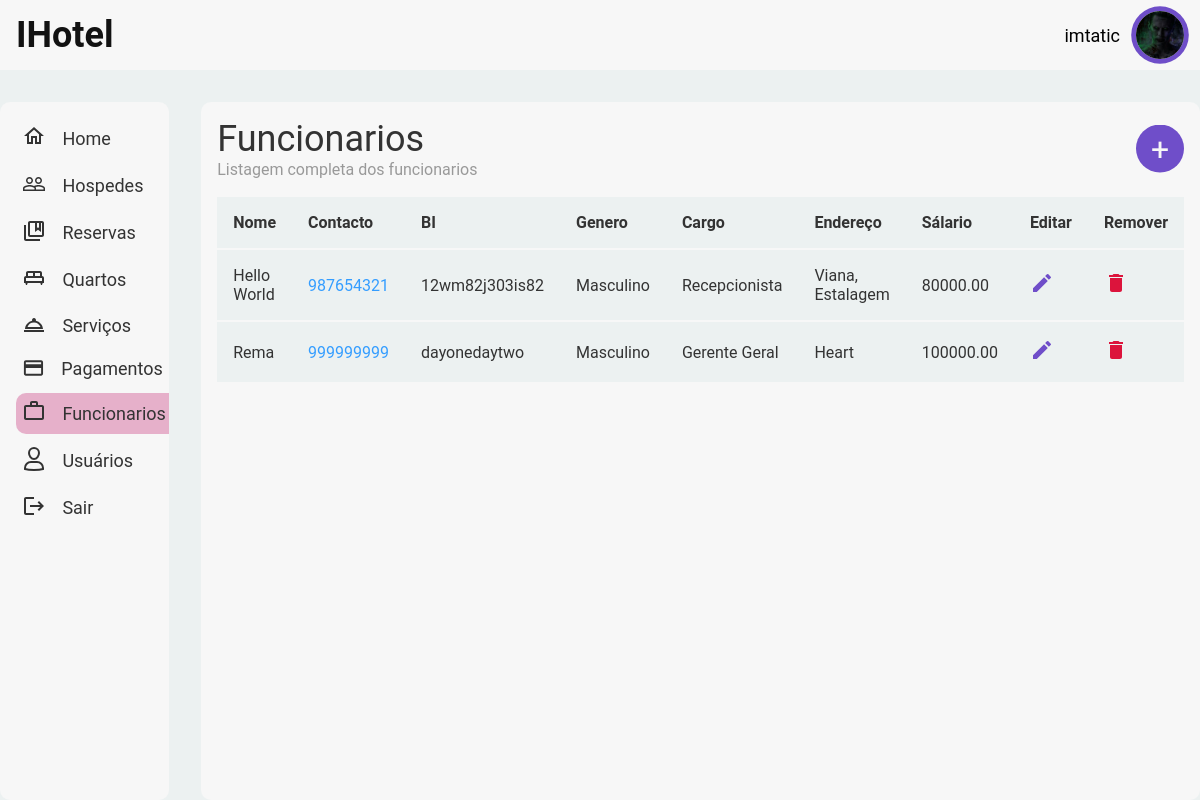
The app's page /index.php?p=funcionarios (signed in) with its own data.
### tables this page shows
CREATE TABLE `funcionarios` (
  `id` int(11) NOT NULL AUTO_INCREMENT,
  `nome` varchar(100) NOT NULL,
  `bi` varchar(14) DEFAULT NULL,
  `genero` enum('Masculino','Femenino') NOT NULL,
  `contacto` varchar(20) DEFAULT NULL,
  `endereco` tinytext DEFAULT NULL,
  `avatar` varchar(225) DEFAULT NULL,
  `salario` decimal(10,2) NOT NULL,
  `criado_em` date NOT NULL DEFAULT current_timestamp(),
  `cargo_id` int(11) DEFAULT NULL,
  PRIMARY KEY (`id`),
  UNIQUE KEY `id` (`id`),
  UNIQUE KEY `bi` (`bi`),
  KEY `cargo_id` (`cargo_id`),
  CONSTRAINT `funcionarios_ibfk_1` FOREIGN KEY (`cargo_id`) REFERENCES `cargos` (`id`)
);

CREATE TABLE `cargos` (
  `id` int(11) NOT NULL AUTO_INCREMENT,
  `titulo` varchar(100) NOT NULL,
  `funcao` text DEFAULT NULL,
  `criado_em` date NOT NULL DEFAULT current_timestamp(),
  PRIMARY KEY (`id`),
  UNIQUE KEY `id` (`id`)
);

### pages/funcionarios.php (the view)
<?php
require(__DIR__ . "/../actions/conexao.php");
?>
<section id="funcionariosPage">
  <header>
    <div>
      <h1>Funcionarios</h1>
      <h3>Listagem completa dos funcionarios</h3>
    </div>
    <a href="pages/addFuncionario.php">
      <button class="addFuncionarioButton">+</button>
    </a>
  </header>
  <div class="tableWrapper">
    <table class="tabelaFuncionario">
      <thead>
        <tr>
          <td>Nome</td>
          <td>Contacto</td>
          <td class="hidden940">BI</td>
          <td class="hidden940">Genero</td>
          <td class="hidden600">Cargo</td>
          <td class="hidden940">Endereço</td>
          <td>Sálario</td>
          <td>Editar</td>
          <td class="hidden600">Remover</td>
        </tr>
      </thead>
      <?php
      $fecthFuncionarios = $conexao->prepare("SELECT * FROM funcionarios JOIN cargos ON funcionarios.cargo_id = cargos.id ORDER BY nome");
      $fecthFuncionarios->execute();
      $funcionarios = $fecthFuncionarios->fetchAll(PDO::FETCH_ASSOC);
      for ($i = 0; $i < sizeof($funcionarios); $i++) :
        $funcionarioActual = $funcionarios[$i];
      ?>
        <tr>
          <td><?php echo $funcionarioActual['nome']; ?></td>
          <td><a href="tel:+<?php echo $funcionarioActual['contacto']; ?>"><?php echo $funcionarioActual['contacto']; ?></a></td>
          <td class="hidden940"><?php echo $funcionarioActual['bi']; ?></td>
          <td class="hidden940"><?php echo $funcionarioActual['genero']; ?></td>
          <td class="hidden600"><?php echo $funcionarioActual['titulo']; ?></td>
          <td class="hidden940"><?php echo $funcionarioActual['endereco']; ?></td>
          <td><?php echo $funcionarioActual['salario']; ?></td>
          <td>
            <a href="pages/editFuncionario.php?bi_funcionario=<?php echo $funcionarioActual['bi'] ?>">
              <svg width="24" height="24" xmlns="http://www.w3.org/2000/svg" viewBox="0 0 24 24">
                <g fill="none" class="nc-icon-wrapper">
                  <path d="M3 17.25V21h3.75L17.81 9.94l-3.75-3.75L3 17.25zM20.71 7.04a.996.996 0 0 0 0-1.41l-2.34-2.34a.996.996 0 0 0-1.41 0l-1.83 1.83 3.75 3.75 1.83-1.83z" fill="#6f4ec9"></path>
                </g>
              </svg>
            </a>
          </td>
          <td class="hidden600">
            <a href="actions/deleteFuncionario.php?bi_funcionario=<?php echo $funcionarioActual['bi'] ?>">
              <svg width="24" height="24" xmlns="http://www.w3.org/2000/svg" viewBox="0 0 24 24">
                <g fill="none" class="nc-icon-wrapper">
                  <path d="M6 19c0 1.1.9 2 2 2h8c1.1 0 2-.9 2-2V7H6v12zM19 4h-3.5l-1-1h-5l-1 1H5v2h14V4z" fill="#dc143c"></path>
                </g>
              </svg>
            </a>
          </td>
        </tr>
      <?php endfor ?>
    </table>
  </div>
</section>

### styles/main.css (style rules this page uses)
:root { --button-text: 0.875rem; --micro-text: 0.6875rem; --normal-text: 1.125rem; --title-h3: 1.5rem; --title-h2: 2.25rem; --title-h1: 3rem; --border-radius: 0.625rem; --white-tom: #f7f7f7; --background-gray: #ecf1f1; --accent-color: #c9357c; --link-color: #349dff; --text-color: #121212; --textgrey-color: #999ea4; --button-color: #6f4ec9; }
* { margin: 0; padding: 0; outline: 0; box-sizing: border-box; -webkit-font-smoothing: antialiased !important; text-rendering: optimizeLegibility; font-family: Roboto, sans-serif; }
html, body { width: 100%; min-height: 100vh; }
h1 { font-size: var(--title-h2); font-weight: 400; }
button { cursor: pointer; }
section { max-width: 100%; }
a { text-decoration: none; color: var(--link-color); }
.main section { background-color: var(--white-tom); flex: 4; border-radius: var(--border-radius); padding: 1rem; display: flex; flex-direction: column; gap: 1rem; flex-wrap: wrap; }

### styles/funcionarios.css (style rules this page uses)
#funcionariosPage { display: flex; flex-direction: column; color: #333333; }
#funcionariosPage > header { display: flex; width: 100%; align-items: center; justify-content: space-between; }
#funcionariosPage > header h1 { font-size: 2.25rem; font-weight: 400; color: #333333 !important; }
#funcionariosPage > header h3 { font-size: 1rem; font-weight: 400; color: #999999 !important; }
.addFuncionarioButton { width: 3rem; height: 3rem; clip-path: circle(); border: none; background-color: #6f4ec9; cursor: pointer; font-size: 2rem; color: #f7f7f7; }
#funcionariosPage > .tableWrapper { overflow-x: auto; }
#funcionariosPage table { background-color: #ecf1f1; padding: 1rem; font-size: 1rem; border-collapse: collapse; max-width: 100%; box-shadow: 0.2rem 0.2rem 0.2rem rgba(0, 0, 0, 0.205); }
#funcionariosPage table thead { font-weight: bold; }
table tr { border-bottom: 1px solid red; }
tr td { padding: 1rem; border: 2px solid #f7f7f7; border-right: none; border-left: none; }

### records on screen
funcionarios: nome "Hello World", contacto "987654321", bi "12wm82j303is82", genero "Masculino", cargo.titulo "Recepcionista", endereco "Viana, Estalagem", salario "80000.00"
funcionarios: nome "Rema", contacto "999999999", bi "dayonedaytwo", genero "Masculino", cargo.titulo "Gerente Geral", endereco "Heart", salario "100000.00"

### other values on screen
$userName "imtatic"
